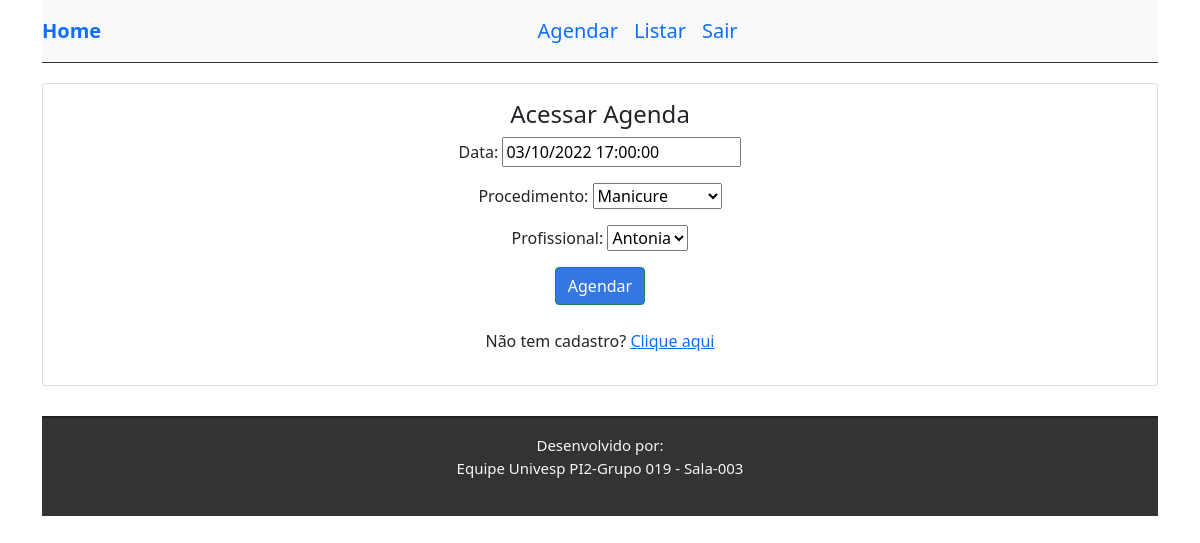
Screenshot of /update/3/ (signed in) with the database file from the repository.
### agendador/models.py (models this page shows, shortened)
class Agendamento(models.Model):
    data_ag = models.DateTimeField()
    profis  = models.ForeignKey(Funcionario, on_delete = models.PROTECT)
    servico = models.ForeignKey(Servico, on_delete = models.PROTECT)
    user = models.ForeignKey(User, on_delete=models.CASCADE)

### agendador/views.py (the view)
# urls.py: path('update/<int:pk>/', views.update, name='url_update'),
@login_required
def update(request, pk):
    data = {}
    agenda = Agendamento.objects.get(pk=pk)
    form = AgendamentoForm(request.POST or None, instance=agenda)
    if form.is_valid():
        form.save()
        return redirect('listar_evento')
    data['form'] = form
    data['obj'] = agenda
    return render(request, 'agendador/agendar_form.html', data)

### agendador/forms.py
class AgendamentoForm(forms.ModelForm):
    class Meta:
        model = Agendamento
        fields = ['data_ag', 'servico', 'profis']
        labels = {'data_ag': 'Data', 'servico': 'Procedimento',
                  'profis': 'Profissional' }
        data_ag = forms.DateTimeField (
            widget = forms.DateTimeInput(format = '%d-%m-%Y %H',
                attrs = {'class':'datepicker'}),
            input_formats=('%d-%m-%Y %H',) )

### agendador/models.py (called while the page is built)
    def __str__(self):
        return self.nome_fun

    def __str__(self):
        return self.nome_ser

### agendador/templates/agendador/agendar_form.html (shortened to what this page needs)
{% extends 'base.html' %}
{% block content %}
<div class="row">
    <div class="col-md-e offset-md-0 ">
        <div class="card auth-card text-center">
            <div class="card-body">
                <h4 class="card-title text-center">Acessar Agenda</h4>
                <form method="POST">{% csrf_token %}
                    {{ form.as_p }}
                    <div>
                        <input type="submit" class="btn btn-success" style="background-color: #3476e2" value="Agendar">
                    </div>
                    <br>
                </form>
            <p class="change-form-p">Não tem cadastro? <a href="/accounts/register/">Clique aqui</a></p>
            </div>
        </div>
    </div>
</div>
{% endblock %}

### agendador/static/css/style.css (style rules this page uses)
.auth-card { margin-bottom: 30px; }
.change-form-p { margin-top: 300 px; text-align: center; }

### rows the page displays
Agendamento: data_ag "03/10/2022 17:00:00", servico "Manicure", profis "Antonia"
